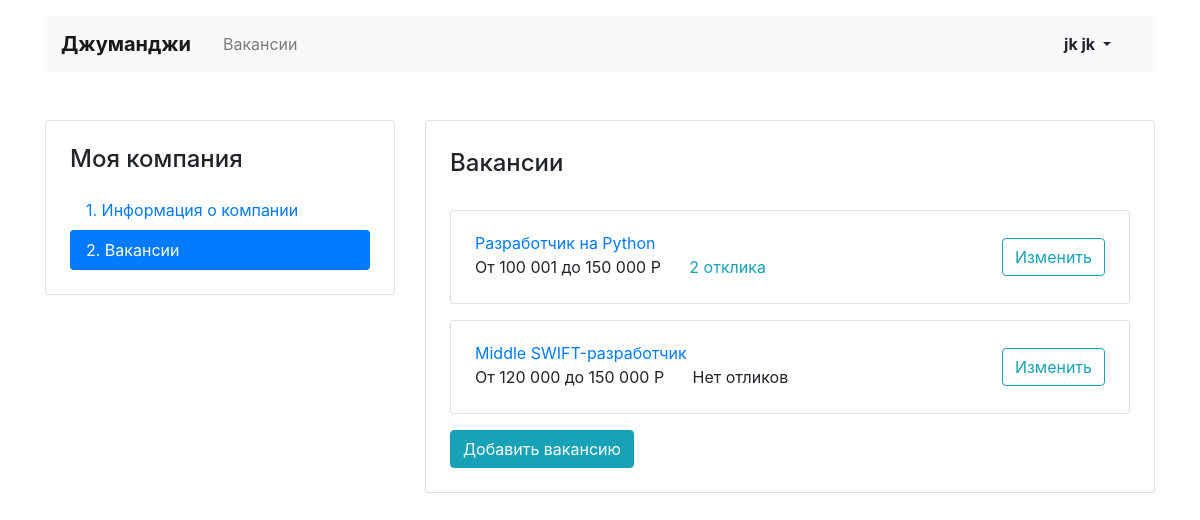
The page /mycompany/vacancies/ (signed in) on the database its author committed.
### vacancies/models.py (models this page shows, shortened)
class Vacancy(models.Model):
    title = models.CharField(max_length=64)
    specialty = models.ForeignKey(Specialty, on_delete=models.CASCADE, related_name='vacancies')
    company = models.ForeignKey(Company, on_delete=models.CASCADE, related_name='vacancies')
    skills = models.CharField(max_length=128)
    description = models.TextField()
    salary_min = models.IntegerField()
    salary_max = models.IntegerField()
    published_at = models.DateField()

### vacancies/views/my_vacancies.py (the view)
# urls.py: path('mycompany/vacancies/', my_vacancies.MyVacanciesView.as_view(), name='my_company_vacancies'),
@method_decorator(login_required, name='dispatch')
class MyVacanciesView(View):
    def get(self, request):
        user = request.user
        is_company = models.Company.objects.filter(owner__id=user.id).first()
        if is_company is not None:
            vacancies = models.Vacancy.objects.filter(company__owner__id=user.id).values('id', 'title',
                                                                                         'salary_min', 'salary_max')
            if vacancies.first() is None:
                messages.add_message(request, messages.INFO, 'У вас пока нет вакансий, но вы можете создать первую!')
                return render(request, 'vacancies/my_vacancies/vacancies-list.html')
            for vacancy in vacancies:
                applications_count = models.Application.objects.filter(vacancy_id=vacancy['id']).count()
                vacancy['applications_count'] = applications_count
            context = {
                'vacancies': vacancies
            }
            return render(request, 'vacancies/my_vacancies/vacancies-list.html', context)
        messages.add_message(request, messages.INFO, 'Необходимо создать компанию!')
        return redirect('/mycompany/create/')

### vacancies/templates/vacancies/my_vacancies/vacancies-list.html (shortened to what this page needs)
{% extends '../base.html' %}
  {% block content %}
  <main class="container mt-3 pb-5">
    <div class="row mt-5">
      <div class="col-12 col-lg-4">
        <aside class="pt-3 pb-4 px-4 mb-5 card">
          <h1 class="h4 pt-2 pb-2">Моя компания</h1>
          <div class="nav flex-column nav-pills" id="v-pills-tab" role="tablist" aria-orientation="vertical">
            <a class="nav-link" href="{% url 'my_company' %}">1. Информация о&nbsp;компании</a>
            <a class="nav-link active" href="{% url 'my_company_vacancies' %}">2. Вакансии</a>
          </div>
        </aside>
      </div>
      <div class="col-12 col-lg-8">
        <div class="card">
          <div class="card-body px-4 pb-4">
            <section class="tab-pane fade show active">
              <h2 class="h4 pt-2 pb-3">Вакансии</h2>
              {% for vacancy in vacancies %}
              <div class="card mt-3">
                <div class="card-body px-4">
                  <div class="row align-items-center">
                    <div class="col-6 col-lg-8">
                      <a href="{% url 'vacancy_info' vacancy.id %}" class="mb-1">{{ vacancy.title }}</a>
                      <p class="mb-1">
                        {% load humanize %}
                        <span class="mr-4">От {{ vacancy.salary_min|intcomma }} до
                          {{ vacancy.salary_max|intcomma }} P </span>
                        {% if vacancy.applications_count %}
                          <a href="{% url 'my_vacancy_edit' vacancy.id %}" class="text-info">
                            {{ vacancy.applications_count }} отклика</a>
                        {% else %}
                          Нет отликов
                        {% endif %}
                      </p>
                    </div>
                    <div class="col-6 col-lg-4 text-right">
                      <a href="{% url 'my_vacancy_edit' vacancy.id %}" class="btn btn-outline-info">Изменить</a>
                    </div>
                  </div>
                </div>
              </div>
              {% endfor %}
              <div class="mt-3">
                    <a href="{% url 'my_vacancy_create' %}" class="btn btn-info">Добавить вакансию</a>
              </div>
            </section>
          </div>
        </div>
      </div>
    </div>
  </main>
  {% endblock %}

### vacancies/templates/vacancies/base.html (shortened to what this page needs)
<!DOCTYPE html>
<html lang="ru">
<head>
  <link rel="stylesheet" href="https://stackpath.bootstrapcdn.com/bootstrap/4.3.1/css/bootstrap.min.css">
</head>
<body>
  <header class="container mt-3">
    <nav class="navbar navbar-expand-lg navbar-light bg-light">
      <a class="navbar-brand mr-4 font-weight-bold" href="{% url '/' %}">Джуманджи</a>
      <div class="collapse navbar-collapse justify-content-between" id="navbarNav">
        <ul class="navbar-nav col-10">
          <li class="nav-item">
            <a class="nav-link" href="{% url 'vacancies' %}">Вакансии</a>
          </li>
        </ul>
        <ul class="navbar-nav col-2 justify-content-end">
          {% if user.is_authenticated %}
            <div class="btn-group">
                <button type="button" class="btn dropdown-toggle font-weight-bold" data-toggle="dropdown" aria-haspopup="true" aria-expanded="false">
                  {{ user.first_name }} {{ user.last_name }}
                </button>
            </div>
          {% else %}
          <li class="nav-item active">
            <a href="{% url 'login' %}" class="nav-link font-weight-bold">Вход</a>
          </li>
          {% endif %}
        </ul>
      </div>
    </nav>
  </header>
  {% block content %} {% endblock %}
</body>
</html>

### rows shown on the page
Vacancy: title "Разработчик на Python", salary_min "100 001", salary_max "150 000", applications_count "2"
Vacancy: title "Middle SWIFT-разработчик", salary_min "120 000", salary_max "150 000", shows "Нет отликов"

### other values the page prints
{{ user.first_name }} "jk"
{{ user.last_name }} "jk"
